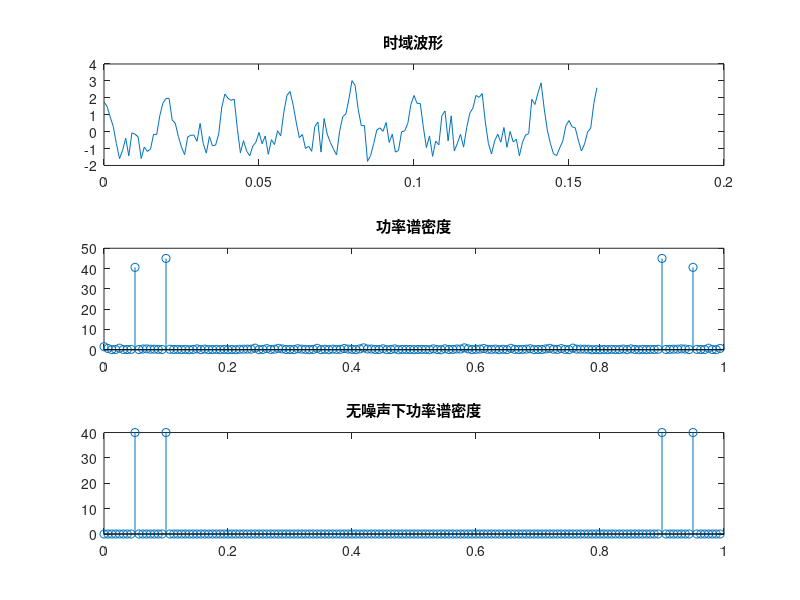

Recreate this plot in MATLAB.
clear
clc

% Parameters
f1 = 50;
f2 = 100;
fs = 1000;
Ts = 1/fs;
N = 160;
k = 0.5;
t = 0:Ts:(N-1)*Ts;

% Generate signals
xt = cos(2*pi*f1*t) + cos(2*pi*f2*t) + k*randn(1, length(t));
xn = xt(1:N);

% Plot time domain waveform
subplot(3,1,1)
plot(t, xt);
title("时域波形");

% Compute and plot power spectral density with noise
Xk = fft(xn);
P = abs(Xk).^2 / N;
subplot(3,1,2)
stem((0:N-1)/N, P);
title("功率谱密度");

% Generate noise-free signal and compute power spectral density
xt_no_noise = cos(2*pi*f1*t) + cos(2*pi*f2*t);
xn_no_noise = xt_no_noise(1:N);
Xk_no_noise = fft(xn_no_noise);
P_no_noise = abs(Xk_no_noise).^2 / N;
subplot(3,1,3)
stem((0:N-1)/N, P_no_noise);
title("无噪声下功率谱密度");